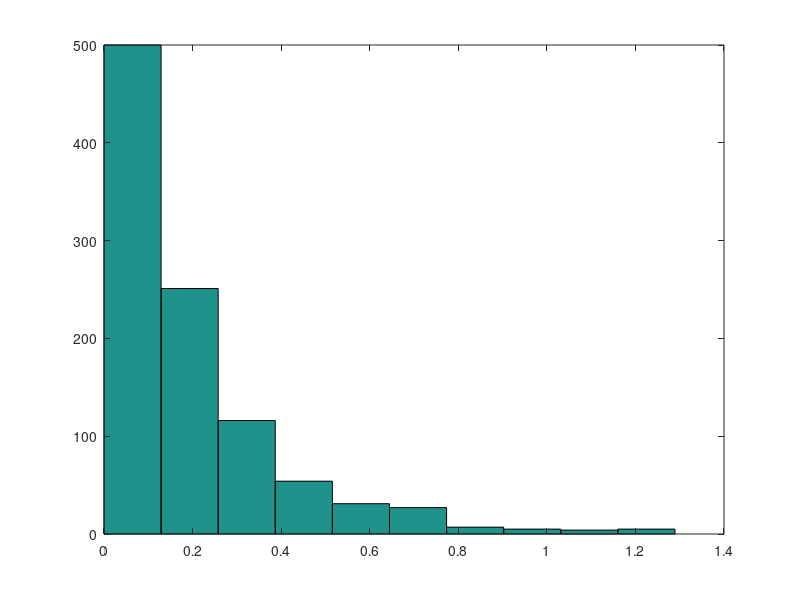

Write the MATLAB code that produced this figure.
%   3.2.a
%       Mean = 1/lambda
%       variance = 1/lambda^2

%   3.2.b

N = 1000; 
lam = 1
mu = 1/lam;
pdf = exprnd(mu,[1,N]);

samp_mean_pdf = sum(pdf)/N
sam_var_pdf = sum((pdf-samp_mean_pdf).^2)/(N-1)

hist(pdf);


%%   3.2.c

N = 1000; 
lam = 0.5
mu = 1/lam;
pdf = exprnd(mu,[1,N]);

samp_mean_pdf = sum(pdf)/N
sam_var_pdf = sum((pdf-samp_mean_pdf).^2)/(N-1)

hist(pdf);


N = 1000; 
lam = 5
mu = 1/lam;
pdf = exprnd(mu,[1,N]);

samp_mean_pdf = sum(pdf)/N
sam_var_pdf = sum((pdf-samp_mean_pdf).^2)/(N-1)

hist(pdf);

